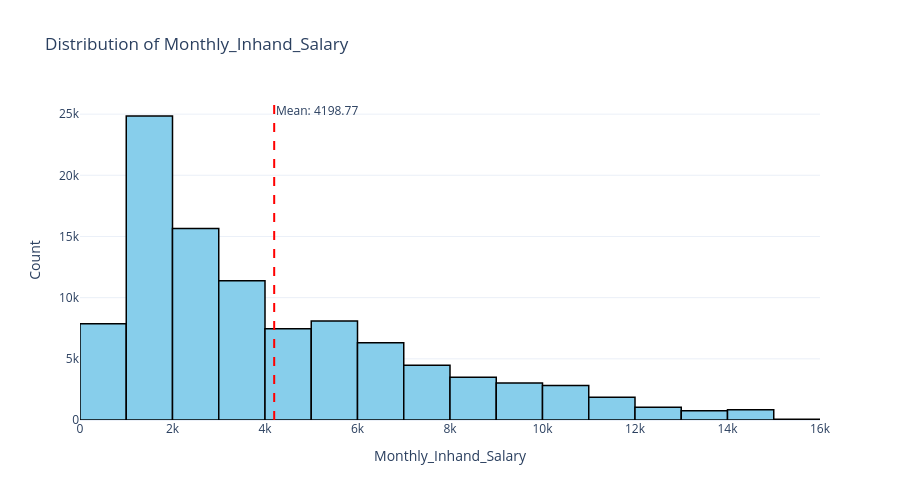

Source (notebook cell):
### Markdown cell above
# <font color = 'red'> Análisis

### Code cell
# La distribución de los ingresos netos también tiene una forma típica: 
# presenta una asimetría positiva (sesgo a la derecha), donde la mediana es menor que el promedio. 
# Los ingresos netos oscilan desde los 304 a 15 mil dólares.
# La mediana de los ingresos netos es de USD 3 mil, aproximadamente.

plot_histogram(df, 'Monthly_Inhand_Salary', figsize=(900, 500))

### Figure 1 — Plotly figure (JSON) as saved in the notebook; plotly's stock layout.template omitted (floating-point values rounded to 4 significant figures; data arrays with more than 128 entries replaced by an {"elided": "..."} marker saying what was removed)
{"data": [{"bingroup": "x", "hovertemplate": "Monthly_Inhand_Salary=%{x}<br>count=%{y}<extra></extra>", "legendgroup": "", "marker": {"color": "skyblue", "line": {"color": "black", "width": 1.5}, "pattern": {"shape": ""}}, "name": "", "nbinsx": 20, "orientation": "v", "showlegend": false, "type": "histogram", "x": {"elided": "100000 float values"}, "xaxis": "x", "yaxis": "y"}], "layout": {"annotations": [{"showarrow": false, "text": "Mean: 4198.77", "x": 4199.0, "xanchor": "left", "xref": "x", "y": 1, "yanchor": "top", "yref": "y domain"}], "barmode": "relative", "height": 500, "legend": {"tracegroupgap": 0}, "shapes": [{"line": {"color": "red", "dash": "dash"}, "type": "line", "x0": 4199.0, "x1": 4199.0, "xref": "x", "y0": 0, "y1": 1, "yref": "y domain"}], "title": {"text": "Distribution of Monthly_Inhand_Salary"}, "width": 900, "xaxis": {"anchor": "y", "domain": [0, 1], "title": {"text": "Monthly_Inhand_Salary"}}, "yaxis": {"anchor": "x", "domain": [0, 1], "title": {"text": "Count"}}}}
